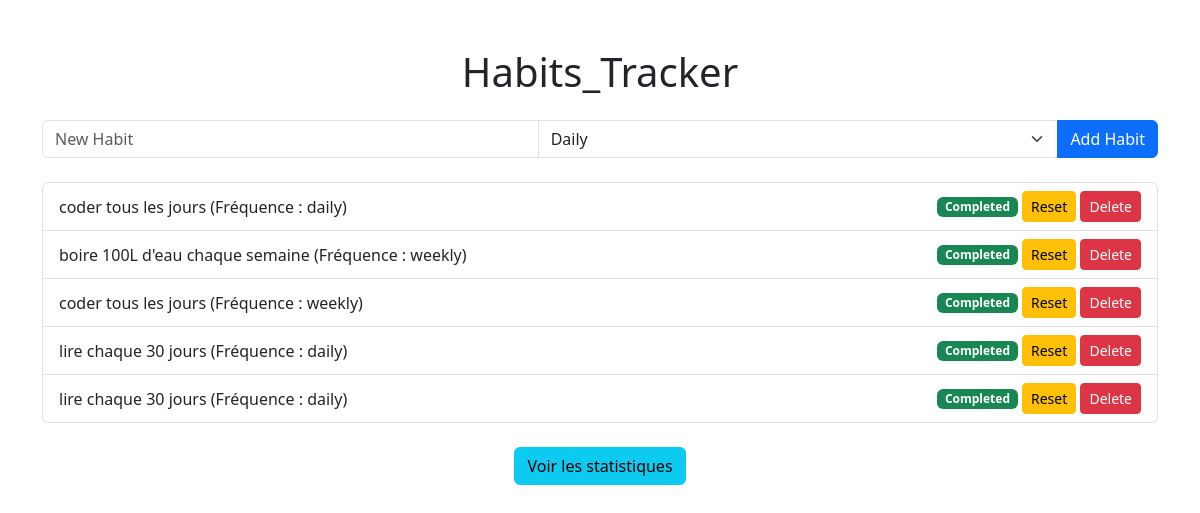
The page / on the database its author committed.
### app.py (models this page shows)
class Habit(db.Model):
    id = db.Column(db.Integer, primary_key=True)
    name = db.Column(db.String(100), nullable=False)
    completed = db.Column(db.Boolean, default=False)
    created_at = db.Column(db.DateTime, default=datetime.utcnow)
    completed_at = db.Column(db.DateTime)
    frequency = db.Column(db.String(20), default='daily')

### app.py (the view)
@app.route('/')
def index():
    habits = Habit.query.all()
    return render_template('index.html', habits=habits)

### templates/index.html (shortened to what this page needs)
{% extends "base.html" %}
{% block content %}
    <form action="{{ url_for('add_habit') }}" method="post" class="mb-4">
        <div class="input-group">
            <input type="text" name="name" class="form-control" placeholder="New Habit" required>
            <select name="frequency" class="form-select">
                <option value="daily">Daily</option>
            </select>
            <button type="submit" class="btn btn-primary">Add Habit</button>
        </div>
    </form>
    <ul class="list-group">
        {% for habit in habits %}
            <li class="list-group-item d-flex justify-content-between align-items-center">
                {{ habit.name }} (Fréquence : {{ habit.frequency }})
                <div>
                    {% if not habit.completed %}
                        <a href="{{ url_for('complete_habit', habit_id=habit.id) }}" class="btn btn-success btn-sm">Complete</a>
                    {% else %}
                        <span class="badge bg-success">Completed</span>
                        <a href="{{ url_for('reset_habit', habit_id=habit.id) }}" class="btn btn-warning btn-sm">Reset</a>
                    {% endif %}
                    <a href="{{ url_for('delete_habit', habit_id=habit.id) }}" class="btn btn-danger btn-sm">Delete</a>
                </div>
            </li>
        {% endfor %}
    </ul>
    <div class="mt-4 text-center">
        <a href="{{ url_for('plot') }}" class="btn btn-info">Voir les statistiques</a>
    </div>
{% endblock %}

### templates/base.html (shortened to what this page needs)
<!DOCTYPE html>
<html lang="en">
<head>
    <link href="https://cdn.jsdelivr.net/npm/bootstrap@5.3.0/dist/css/bootstrap.min.css" rel="stylesheet">
</head>
<body>
    <div class="container mt-5">
        <h1 class="text-center mb-4">Habits_Tracker</h1>
        {% block content %}{% endblock %}
    </div>
</body>
</html>

### rows shown on the page
Habit: name "coder tous les jours", frequency "daily"
Habit: name "boire 100L d'eau chaque semaine", frequency "weekly"
Habit: name "coder tous les jours", frequency "weekly"
Habit: name "lire chaque 30 jours", frequency "daily"
Habit: name "lire chaque 30 jours", frequency "daily"
